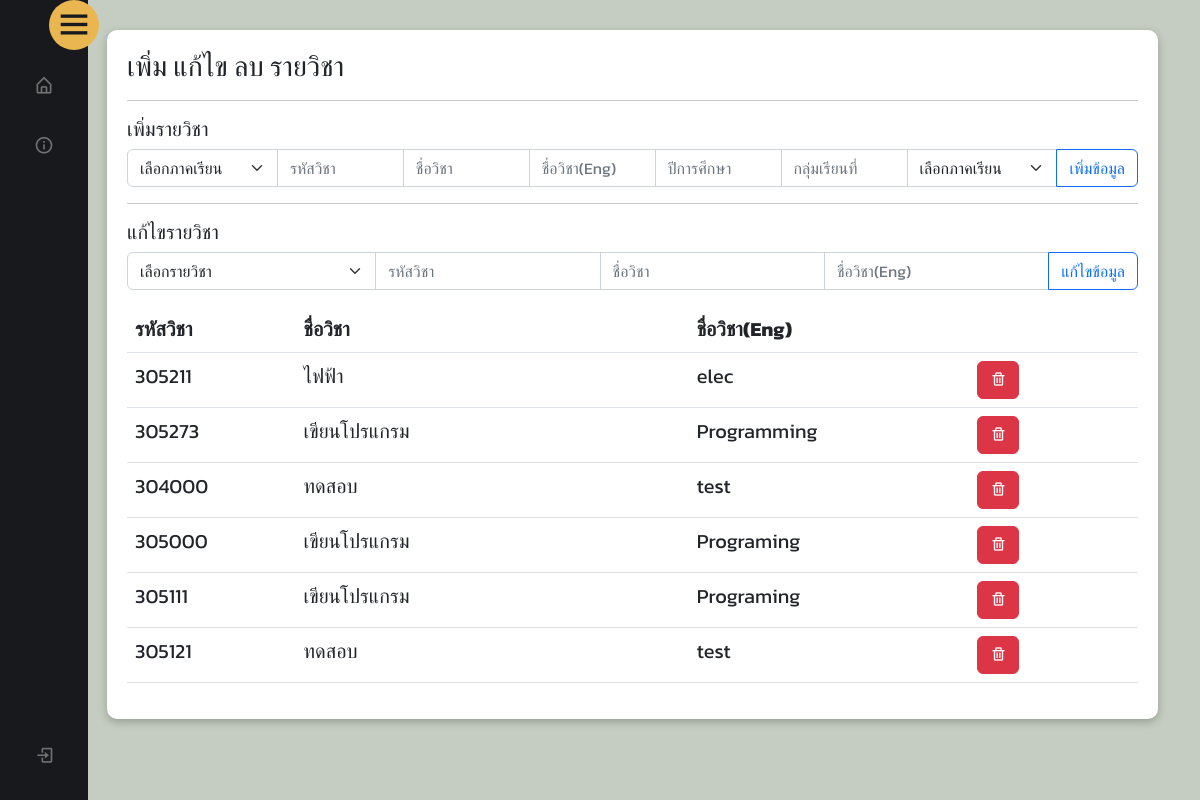
Page /edit_courses.php on the committed database.
### tables this page shows
CREATE TABLE `course` (
  `course_id` int(11) NOT NULL,
  `course_code` int(11) DEFAULT NULL,
  `course_name` varchar(255) NOT NULL,
  `course_engname` varchar(255) NOT NULL,
  `timestamp_str` timestamp NOT NULL DEFAULT current_timestamp() ON UPDATE current_timestamp(),
  `creadit` int(11) NOT NULL
);

### edit_courses.php (the view, shortened to what this page needs)
<!DOCTYPE html>
<html lang="en">
<head>
  <link rel="stylesheet" href="./css/page.css">
  <link href="https://cdn.jsdelivr.net/npm/bootstrap@5.2.0/dist/css/bootstrap.min.css" rel="stylesheet">
</head>
<?php require("connect_program.php");
require("navbar.php");
?>
<body>
  <div class="container">
    <div class="box">
      <h3>เพิ่ม แก้ไข ลบ รายวิชา</h3>
      <hr>
      <h5>เพิ่มรายวิชา</h5>
      <form method="POST" action="edit_courses_sql.php">
        <div class="input-group mb-3">
        <select class="form-select" name="selectPro">
            <option value="">เลือกภาคเรียน</option>
          </select>
          <input type="text" class="form-control" placeholder="รหัสวิชา" name="txtId" />
          <input type="text" class="form-control" placeholder="ชื่อวิชา" name="txtNameth" />
          <input type="text" class="form-control" placeholder="ชื่อวิชา(Eng)" name="txtNameen" />
          <input type="text" class="form-control" placeholder="ปีการศึกษา" name="txtYear" />
          <input type="text" class="form-control" placeholder="กลุ่มเรียนที่" name="txtSec" />
          <select class="form-select" name="selectSemes">
            <option value="">เลือกภาคเรียน</option>
          </select>
          <button class="btn btn-outline-primary" type="submit" value="Submit" name="btnSubmit">เพิ่มข้อมูล</button>
        </div>
        <hr>
        <h5>แก้ไขรายวิชา</h5>
        <div class="input-group mb-3">
          <select class="form-select" onchange="location = this.value;">
            <option value="">เลือกรายวิชา</option>
          </select>
          <input type="text" class="form-control" placeholder="รหัสวิชา" name="editcode" />
          <input type="text" class="form-control" placeholder="ชื่อวิชา" name="editName" />
          <input type="text" class="form-control" placeholder="ชื่อวิชา(Eng)" name="editNameeng" />
          <button class="btn btn-outline-primary" type="submit" value="Submit" name="btnEdit">แก้ไขข้อมูล</button>
        </div>
        <table id="user_data" style='width:100%;' class="table table-hover ">
          <thead>
            <tr>
              <th style='width:15%;'>รหัสวิชา</th>
              <th style='width:35%;'>ชื่อวิชา</th>
              <th style='width:25%;'>ชื่อวิชา(Eng)</th>
              <th style='width:15%;'></th>
            </tr>
          </thead>
          <tbody>
            <?php
            $query = "SELECT * FROM course ";
            $sql = mysqli_query($connect, $query);
            while ($row = mysqli_fetch_array($sql)) {
              $course_id = $row['course_id'];
              $course_code = $row['course_code'];
              $course_name = $row['course_name'];
              $course_engname = $row['course_engname'];
            ?>
              <tr id="<?php echo $course_code; ?>" class="edit_tr">
                <td class="edit_td">
                  <span id="id_<?php echo $course_code; ?>" class="text"><?php echo $course_code; ?></span>
                </td>
                <td class="edit_td">
                  <span id="name_<?php echo $course_code; ?>" class="text"><?php echo $course_name; ?></span>
                <td class="edit_td">
                  <span id="year_<?php echo $course_code; ?>" class="text"><?php echo $course_engname; ?></span>
                </td>
                <td>
                  <button data-id="<?php echo $course_id ?>" value="<?php echo $course_id ?>" class="btn btn-danger delete" name="btnDelete"><i class='bx bx-trash'></i></button>
                </td>
              </tr>
            <?php
            }
            ?>
      </form>
    </div>
  </div>
</body>
</html>

### css/page.css (style rules this page uses)
.container { display: flex; justify-content: center; margin-left: 120px; margin-top: 30px; }
.box { background: #fff; width: 95%; border-radius: 10px; display: inline; justify-content: center; padding: 20px; font-size: 20px; box-shadow: rgba(0, 0, 0, 0.24) 0px 3px 8px; overflow: auto; margin-left: 65px; }
::placeholder { color: #111; }

### css/navbar.css (style rules this page uses)
* { margin: 0; padding: 0; box-sizing: border-box; font-family: 'Kanit', sans-serif; }
:root { --body-color: #C5CDC2; --sidebar-color: #18191d; --primary-color: #E9B650; --primary-color-light: #F6F5FF; --toggle-color: #DDD; --text-color: #707070; --tran-03: all 0.2s ease; --tran-03: all 0.3s ease; --tran-04: all 0.3s ease; --tran-05: all 0.3s ease; }
body { min-height: 90vh; background-color: var(--body-color); transition: var(--tran-05); }

### rows in the picture
course: course_code "305211", course_name "ไฟฟ้า", course_engname "elec", $course_id 305281 (drawn)
course: course_code "305273", course_name "เขียนโปรแกรม", course_engname "Programming", $course_id 305282 (drawn)
course: course_code "304000", course_name "ทดสอบ", course_engname "test", $course_id 305289 (drawn)
course: course_code "305000", course_name "เขียนโปรแกรม", course_engname "Programing", $course_id 305290 (drawn)
course: course_code "305111", course_name "เขียนโปรแกรม", course_engname "Programing", $course_id 305292 (drawn)
course: course_code "305121", course_name "ทดสอบ", course_engname "test", $course_id 305293 (drawn)
